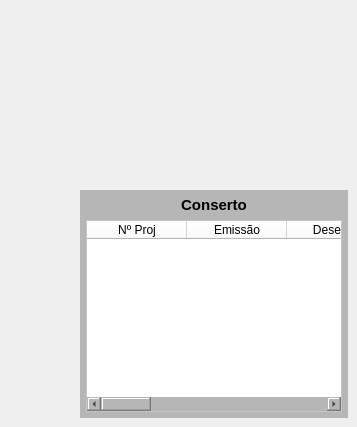
         <widget class="QWidget" name="page_Conserto">
          <widget class="QWidget" name="widget_Cor5_4" native="true">
           <property name="geometry">
            <rect>
             <x>80</x>
             <y>190</y>
             <width>268</width>
             <height>228</height>
            </rect>
           </property>
           <property name="styleSheet">
            <string notr="true">background-color: rgb(182, 182, 182);</string>
           </property>
           <layout class="QVBoxLayout" name="verticalLayout_10">
            <property name="leftMargin">
             <number>6</number>
            </property>
            <property name="topMargin">
             <number>6</number>
            </property>
            <property name="rightMargin">
             <number>6</number>
            </property>
            <property name="bottomMargin">
             <number>6</number>
            </property>
            <item>
             <widget class="QLabel" name="label_Titulo_4">
              <property name="maximumSize">
               <size>
                <width>16777215</width>
                <height>18</height>
               </size>
              </property>
              <property name="font">
               <font>
                <pointsize>11</pointsize>
                <weight>75</weight>
                <bold>true</bold>
               </font>
              </property>
              <property name="text">
               <string>Conserto</string>
              </property>
              <property name="alignment">
               <set>Qt::AlignCenter</set>
              </property>
             </widget>
            </item>
            <item>
             <widget class="QTableWidget" name="table_Projetos_3">
              <property name="sizePolicy">
               <sizepolicy hsizetype="Preferred" vsizetype="Preferred">
                <horstretch>0</horstretch>
                <verstretch>0</verstretch>
               </sizepolicy>
              </property>
              <property name="font">
               <font>
                <pointsize>8</pointsize>
               </font>
              </property>
              <property name="styleSheet">
               <string notr="true">background-color: rgb(255, 255, 255);</string>
              </property>
              <column>
               <property name="text">
                <string>Nº Proj</string>
               </property>
              </column>
              <column>
               <property name="text">
                <string>Emissão</string>
               </property>
              </column>
              <column>
               <property name="text">
                <string>Desenho</string>
               </property>
              </column>
              <column>
               <property name="text">
                <string>Caminho</string>
               </property>
              </column>
              <column>
               <property name="text">
                <string>Qtde</string>
               </property>
              </column>
              <column>
               <property name="text">
                <string>Cliente</string>
               </property>
              </column>
              <column>
               <property name="text">
                <string>Solicitante</string>
               </property>
              </column>
              <column>
               <property name="text">
                <string>Entrega</string>
               </property>
              </column>
              <column>
               <property name="text">
                <string>Obs</string>
               </property>
              </column>
             </widget>
            </item>
           </layout>
          </widget>
         </widget>
